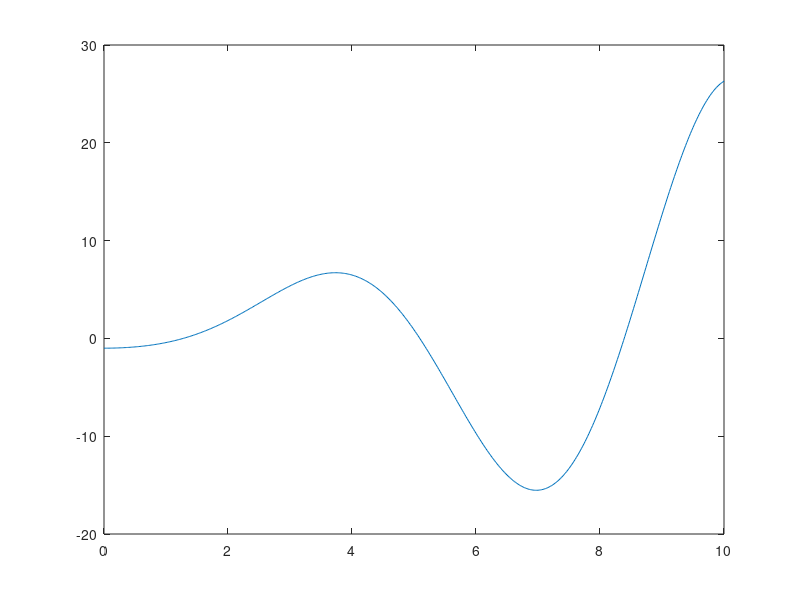

MATLAB code for this plot:
%% Arrays
% Toby Driscoll, July 2014
clear, close all, format short

%% 
% A table of numbers can be seen either as an array (accessed by
% multidimensional indices rather than a linear one) or a matrix (an array with
% special mathematical properties). MATLAB does not make a formal distinction,
% but there are functions and expressions for both points of view.

%% Elementwise operations
A = repmat( (1:6)', [1 5] )
B = tril( 2*ones(6,5) )

%%
% Arrays and matrices are added the same way. Scalar multiplication is the same
% too.
ApluB = A + B
Atimes3 = 3*A

%%
% However, multiplication is different. For these sizes, AB isn't even defined
% in the matrix sense. But if we just want to multiply corresponding elements,
% we have an operation.
AdottimesB = A.*B

%%
% Similarly, |A^2| is not defined, but |A.^2| is.
Apow2 = A.^2

%%
% We even have a valid...
ApowB = A.*B

%%
% Finally, as you might expect, we have elementwise division.
BoverA = B./A

%%
% Note that scalars are "expanded" into the correct size with these operations.
OneOverA = 1./A

%%
% Mathematical functions are also defined elementwise for vectors and
% (often) matrices. As a rule, if you want to evaluate an expression at
% many points at once, use array operations.
t = linspace(0,10,501);
plot( t, t.^2.*besselj(2,t) - cos(t) )

%% Reduction operations
% Anothey type of array function is to apply a vector function over and over to
% the rows or columns. For example:
colSumA = sum(A,1)
rowSumA = sum(A,2)

%%
% Note how the dimension is lowered by one, and the shape is different depending
% on the direction in which the operation is done. 

%%
% The functions |mean|, |std|, |max|, |min|, and |diff| all behave this way
% too. However, sometimes the dimension argument is the third, not the
% second.
min(A,2)      % whoops
min(A,[],2)   % yay

%% bsxfun
% Sometimes you want to apply an operation to each column or row, but with
% different numbers. The function |bsxfun| applies any binary operation, first
% replicating any argument along a singleton dimension.

%%
% For example, if we want to multiply each row of A by the its row number,
% we enter
m = size(A,1);   % number of rows
bsxfun( @times, A, (1:m)' )

%%
% A common scenario is to find all the pairwise differences of elements in
% two vectors, which bsxfun makes easy.
x = (1:5);
y = (10:10:60);
allXMinusY = bsxfun( @minus, x, y' )

%%
% Carefully study why this result is different:
bsxfun( @minus, x', y )
